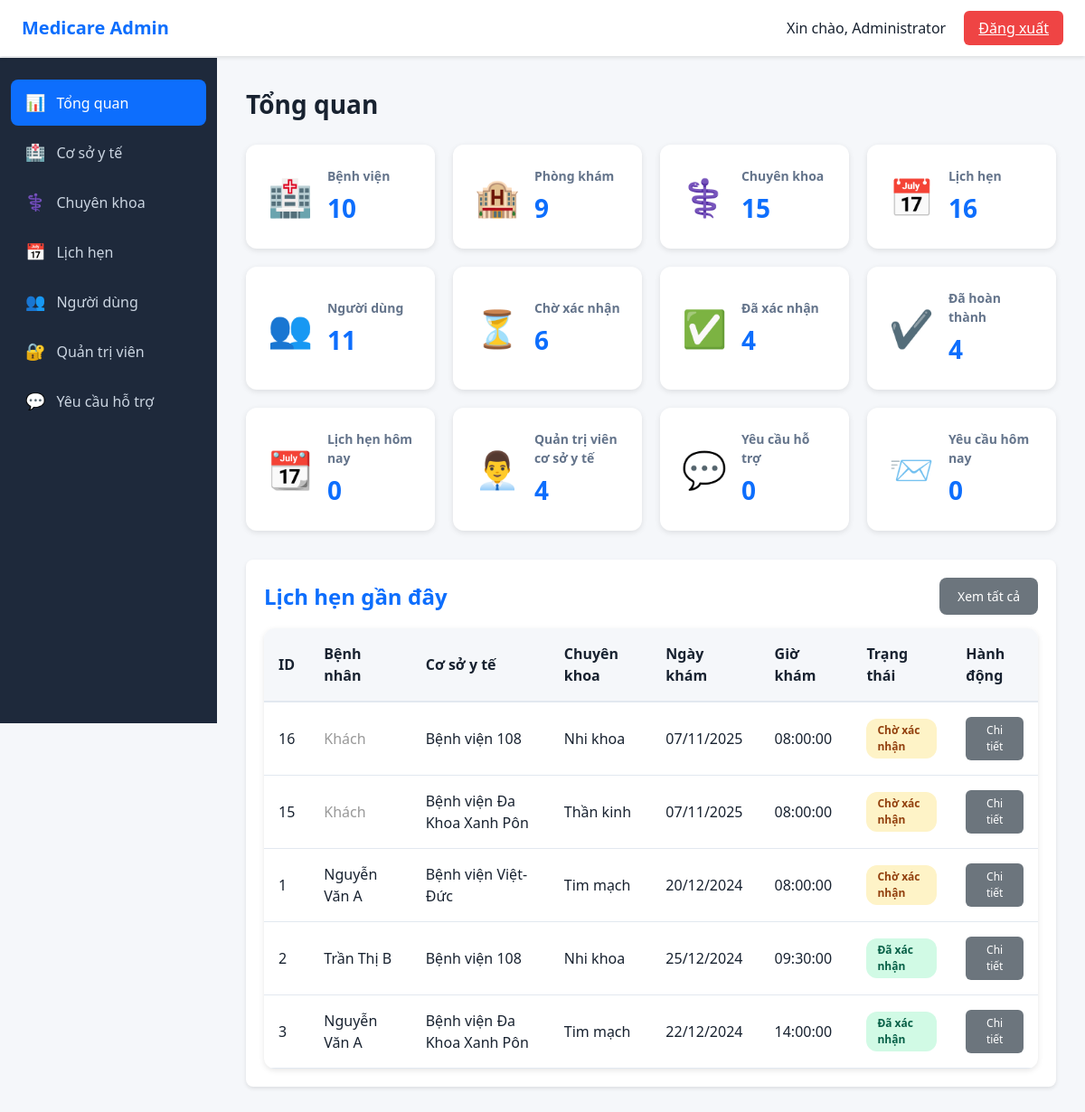
The page /admin/admin-dashboard.php (signed in) on the database as committed earlier.
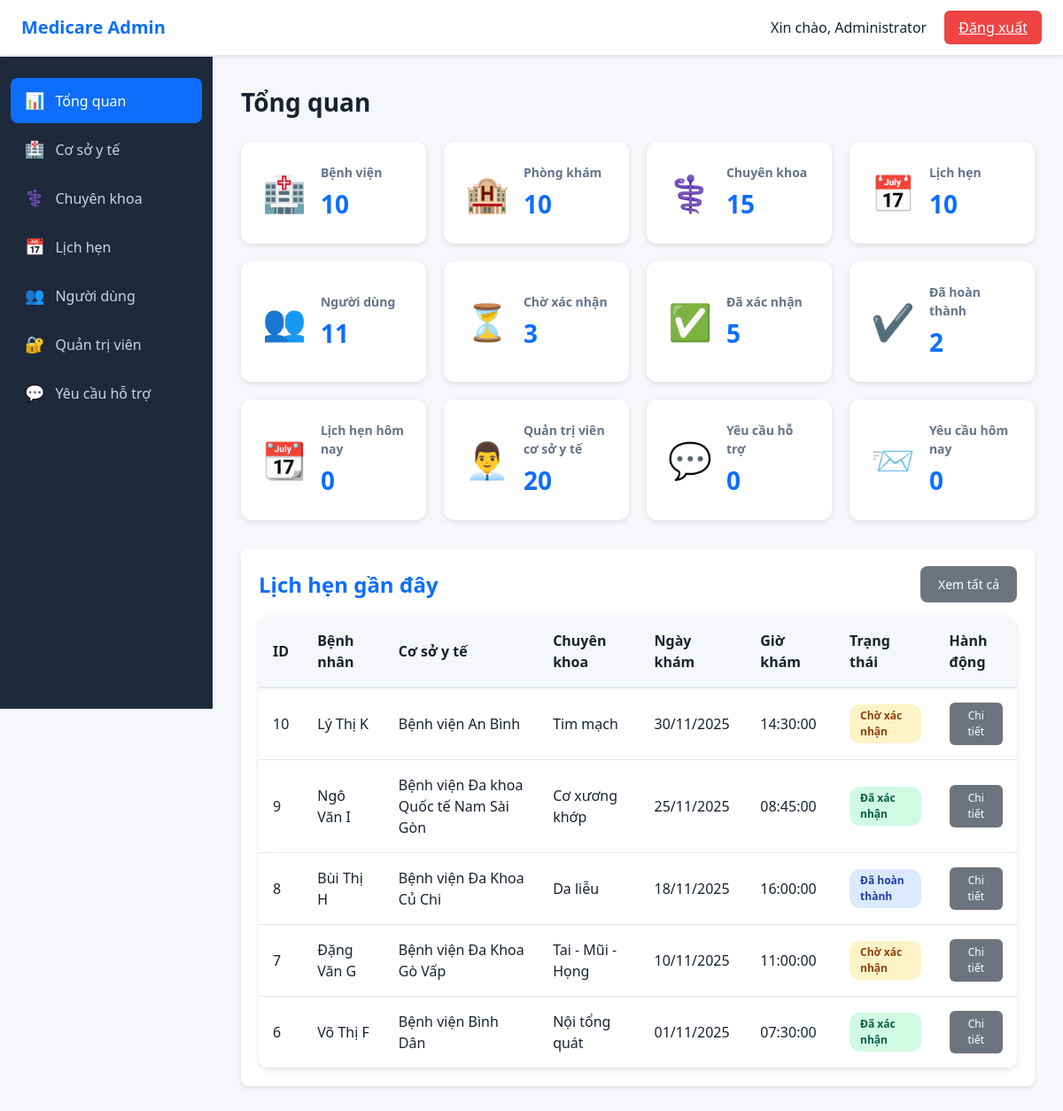
The same page on the database as committed later.
### tables this page shows
CREATE TABLE `appointments` (
  `appointment_id` int(11) NOT NULL,
  `user_id` int(11) DEFAULT NULL,
  `patient_name` varchar(100) DEFAULT NULL,
  `patient_email` varchar(100) DEFAULT NULL,
  `patient_phone` varchar(20) DEFAULT NULL,
  `facility_id` int(11) NOT NULL,
  `specialty_id` int(11) NOT NULL,
  `appointment_date` date NOT NULL,
  `appointment_time` time NOT NULL,
  `symptoms` text DEFAULT NULL,
  `status` enum('pending','confirmed','completed','canceled') DEFAULT 'pending',
  `created_at` timestamp NOT NULL DEFAULT current_timestamp(),
  `updated_at` timestamp NOT NULL DEFAULT current_timestamp() ON UPDATE current_timestamp()
);

CREATE TABLE `facilities` (
  `facility_id` int(11) NOT NULL,
  `name` varchar(200) NOT NULL,
  `type` enum('hospital','clinic') NOT NULL,
  `address` text NOT NULL,
  `phone` varchar(20) NOT NULL,
  `working_hours` varchar(100) NOT NULL,
  `description` text DEFAULT NULL,
  `image` varchar(255) DEFAULT NULL,
  `created_at` timestamp NOT NULL DEFAULT current_timestamp()
);

CREATE TABLE `specialties` (
  `specialty_id` int(11) NOT NULL,
  `specialty_name` varchar(100) NOT NULL,
  `icon` varchar(255) DEFAULT NULL,
  `created_at` timestamp NOT NULL DEFAULT current_timestamp()
);

### admin/admin-dashboard.php (the view, shortened to what the changed rows need)
<?php
require_once '../config.php';
include 'admin-header.php';
$sql_clinics = "SELECT COUNT(*) AS total FROM facilities WHERE type = 'clinic'";
$result_clinics = mysqli_query($conn, $sql_clinics);
$clinics_count = mysqli_fetch_assoc($result_clinics)['total'];
$sql_appointments = "SELECT COUNT(*) AS total FROM appointments";
$result_appointments = mysqli_query($conn, $sql_appointments);
$appointments_count = mysqli_fetch_assoc($result_appointments)['total'];
$sql_pending = "SELECT COUNT(*) AS total FROM appointments WHERE status = 'pending'";
$result_pending = mysqli_query($conn, $sql_pending);
$pending_count = mysqli_fetch_assoc($result_pending)['total'];
$sql_confirmed = "SELECT COUNT(*) AS total FROM appointments WHERE status = 'confirmed'";
$result_confirmed = mysqli_query($conn, $sql_confirmed);
$confirmed_count = mysqli_fetch_assoc($result_confirmed)['total'];
$sql_completed = "SELECT COUNT(*) AS total FROM appointments WHERE status = 'completed'";
$result_completed = mysqli_query($conn, $sql_completed);
$completed_count = mysqli_fetch_assoc($result_completed)['total'];
$sql_facility_admins = "SELECT COUNT(*) AS total FROM facility_admins";
$result_facility_admins = mysqli_query($conn, $sql_facility_admins);
$facility_admins_count = mysqli_fetch_assoc($result_facility_admins)['total'];
$sql_recent = "SELECT a.*,
               COALESCE(a.patient_name, u.fullname) AS display_name,
               f.name AS facility_name,
               s.specialty_name
                FROM appointments a
                LEFT JOIN users u ON a.user_id = u.user_id
                JOIN facilities f ON a.facility_id = f.facility_id
                JOIN specialties s ON a.specialty_id = s.specialty_id
                ORDER BY a.created_at DESC
                LIMIT 5";
$result_recent = mysqli_query($conn, $sql_recent);
$recent_appointments = [];
if ($result_recent) {
    while ($row = mysqli_fetch_assoc($result_recent)) {
        $recent_appointments[] = $row;
    }
}
function formatDate($date) {
    $date_obj = new DateTime($date);
    return $date_obj->format('d/m/Y');
}
?>
<div class="admin-content">
    <h1 class="page-title">Tổng quan</h1>
    <div class="stats-grid">
        <div class="stat-card">
            <div class="stat-info">
                <h3>Phòng khám</h3>
                <p class="stat-number"><?php echo $clinics_count; ?></p>
            </div>
        </div>
        <div class="stat-card">
            <div class="stat-info">
                <h3>Lịch hẹn</h3>
                <p class="stat-number"><?php echo $appointments_count; ?></p>
            </div>
        </div>
        <div class="stat-card">
            <div class="stat-info">
                <h3>Chờ xác nhận</h3>
                <p class="stat-number"><?php echo $pending_count; ?></p>
            </div>
        </div>
        <div class="stat-card">
            <div class="stat-info">
                <h3>Đã xác nhận</h3>
                <p class="stat-number"><?php echo $confirmed_count; ?></p>
            </div>
        </div>
        <div class="stat-card">
            <div class="stat-info">
                <h3>Đã hoàn thành</h3>
                <p class="stat-number"><?php echo $completed_count; ?></p>
            </div>
        </div>
        <div class="stat-card">
            <div class="stat-info">
                <h3>Quản trị viên cơ sở y tế</h3>
                <p class="stat-number"><?php echo $facility_admins_count; ?></p>
            </div>
        </div>
    </div>
    <div class="card" style="margin-top: 30px;">
        <div class="flex-between" style="margin-bottom: 15px;">
            <h2 style="margin: 0;">Lịch hẹn gần đây</h2>
        </div>
        <?php if (empty($recent_appointments)): ?>
            <p class="text-muted" style="text-align: center; padding: 20px;">Chưa có lịch hẹn nào.</p>
        <?php else: ?>
            <div class="table-container">
                <table class="admin-table">
                    <thead>
                        <tr>
                            <th>ID</th>
                            <th>Bệnh nhân</th>
                            <th>Cơ sở y tế</th>
                            <th>Chuyên khoa</th>
                            <th>Ngày khám</th>
                            <th>Giờ khám</th>
                            <th>Trạng thái</th>
                            <th>Hành động</th>
                        </tr>
                    </thead>
                    <tbody>
                        <?php foreach ($recent_appointments as $appointment): ?>
                            <tr>
                                <td><?php echo $appointment['appointment_id']; ?></td>
                                <td><?php echo !empty($appointment['display_name']) ? htmlspecialchars($appointment['display_name']) : '<span class="text-muted">Khách</span>'; ?></td>
                                <td><?php echo htmlspecialchars($appointment['facility_name']); ?></td>
                                <td><?php echo htmlspecialchars($appointment['specialty_name']); ?></td>
                                <td><?php echo formatDate($appointment['appointment_date']); ?></td>
                                <td><?php echo htmlspecialchars($appointment['appointment_time']); ?></td>
                                <td>
                                    <span class="status-badge <?php echo $appointment['status']; ?>">
                                        <?php
                                        $status_text = [
                                            'pending' => 'Chờ xác nhận',
                                            'confirmed' => 'Đã xác nhận',
                                            'completed' => 'Đã hoàn thành',
                                            'canceled' => 'Đã hủy'
                                        ];
                                        echo isset($status_text[$appointment['status']]) ? $status_text[$appointment['status']] : $appointment['status'];
                                        ?>
                                    </span>
                                </td>
                                <td>
                                    <a href="admin-appointment-detail.php?id=<?php echo $appointment['appointment_id']; ?>" class="btn-admin-secondary btn-sm">Chi tiết</a>
                                </td>
                            </tr>
                        <?php endforeach; ?>
                    </tbody>
                </table>
            </div>
        <?php endif; ?>
    </div>
</div>
<?php include 'admin-footer.php'; ?>

Rows that differ between the two databases and show on the page:
removed appointments: appointment_id "16", shows "Khách", facility.name "Bệnh viện 108", specialty.specialty_name "Nhi khoa", appointment_date "07/11/2025", appointment_time "08:00:00", status "Chờ xác nhận"
removed appointments: appointment_id "15", shows "Khách", facility.name "Bệnh viện Đa Khoa Xanh Pôn", specialty.specialty_name "Thần kinh", appointment_date "07/11/2025", appointment_time "08:00:00", status "Chờ xác nhận"
no longer on this page (row edited): appointments: appointment_id "1", display_name "Nguyễn Văn A", facility.name "Bệnh viện Việt-Đức", specialty.specialty_name "Tim mạch", appointment_date "20/12/2024", appointment_time "08:00:00", status "Chờ xác nhận"
no longer on this page (row edited): appointments: appointment_id "2", display_name "Trần Thị B", facility.name "Bệnh viện 108", specialty.specialty_name "Nhi khoa", appointment_date "25/12/2024", appointment_time "09:30:00", status "Đã xác nhận"
no longer on this page (row edited): appointments: appointment_id "3", display_name "Nguyễn Văn A", facility.name "Bệnh viện Đa Khoa Xanh Pôn", specialty.specialty_name "Tim mạch", appointment_date "22/12/2024", appointment_time "14:00:00", status "Đã xác nhận"
now on this page (row edited): appointments: appointment_id "10", display_name "Lý Thị K", facility.name "Bệnh viện An Bình", specialty.specialty_name "Tim mạch", appointment_date "30/11/2025", appointment_time "14:30:00", status "Chờ xác nhận"
now on this page (row edited): appointments: appointment_id "9", display_name "Ngô Văn I", facility.name "Bệnh viện Đa khoa Quốc tế Nam Sài Gòn", specialty.specialty_name "Cơ xương khớp", appointment_date "25/11/2025", appointment_time "08:45:00", status "Đã xác nhận"
now on this page (row edited): appointments: appointment_id "8", display_name "Bùi Thị H", facility.name "Bệnh viện Đa Khoa Củ Chi", specialty.specialty_name "Da liễu", appointment_date "18/11/2025", appointment_time "16:00:00", status "Đã hoàn thành"
now on this page (row edited): appointments: appointment_id "7", display_name "Đặng Văn G", facility.name "Bệnh viện Đa Khoa Gò Vấp", specialty.specialty_name "Tai - Mũi - Họng", appointment_date "10/11/2025", appointment_time "11:00:00", status "Chờ xác nhận"
now on this page (row edited): appointments: appointment_id "6", display_name "Võ Thị F", facility.name "Bệnh viện Bình Dân", specialty.specialty_name "Nội tổng quát", appointment_date "01/11/2025", appointment_time "07:30:00", status "Đã xác nhận"
Other text that changed with them:
$clinics_count: "9" → "10"
$appointments_count: "16" → "10"
$pending_count: "6" → "3"
$confirmed_count: "4" → "5"
$completed_count: "4" → "2"
$facility_admins_count: "4" → "20"
